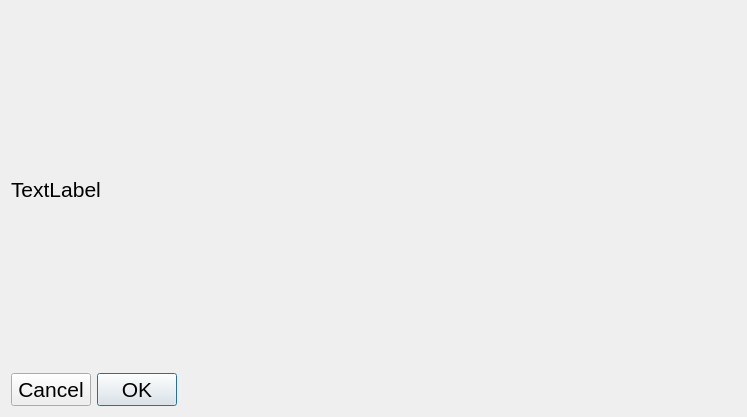
<?xml version="1.0" encoding="UTF-8"?>
<ui version="4.0">
 <class>WinnerWindow</class>
 <widget class="QDialog" name="WinnerWindow">
  <property name="geometry">
   <rect>
    <x>0</x>
    <y>0</y>
    <width>747</width>
    <height>417</height>
   </rect>
  </property>
  <property name="windowTitle">
   <string>Dialog</string>
  </property>
  <layout class="QVBoxLayout" name="verticalLayout">
   <item>
    <widget class="QLabel" name="label">
     <property name="font">
      <font>
       <pointsize>16</pointsize>
      </font>
     </property>
     <property name="text">
      <string>TextLabel</string>
     </property>
    </widget>
   </item>
   <item>
    <widget class="QDialogButtonBox" name="buttonBox">
     <property name="font">
      <font>
       <pointsize>16</pointsize>
      </font>
     </property>
     <property name="layoutDirection">
      <enum>Qt::RightToLeft</enum>
     </property>
     <property name="orientation">
      <enum>Qt::Horizontal</enum>
     </property>
     <property name="standardButtons">
      <set>QDialogButtonBox::Cancel|QDialogButtonBox::Ok</set>
     </property>
    </widget>
   </item>
  </layout>
 </widget>
 <resources/>
 <connections>
  <connection>
   <sender>buttonBox</sender>
   <signal>accepted()</signal>
   <receiver>WinnerWindow</receiver>
   <slot>accept()</slot>
   <hints>
    <hint type="sourcelabel">
     <x>248</x>
     <y>254</y>
    </hint>
    <hint type="destinationlabel">
     <x>157</x>
     <y>274</y>
    </hint>
   </hints>
  </connection>
  <connection>
   <sender>buttonBox</sender>
   <signal>rejected()</signal>
   <receiver>WinnerWindow</receiver>
   <slot>reject()</slot>
   <hints>
    <hint type="sourcelabel">
     <x>316</x>
     <y>260</y>
    </hint>
    <hint type="destinationlabel">
     <x>286</x>
     <y>274</y>
    </hint>
   </hints>
  </connection>
 </connections>
</ui>
